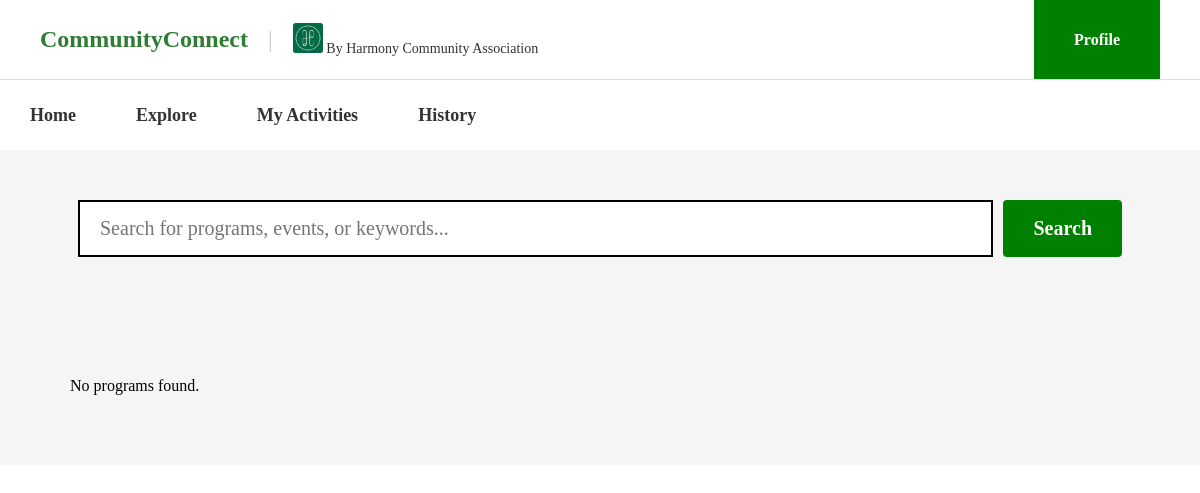
Before: /MainPage/program.php (signed in) with the older database file.
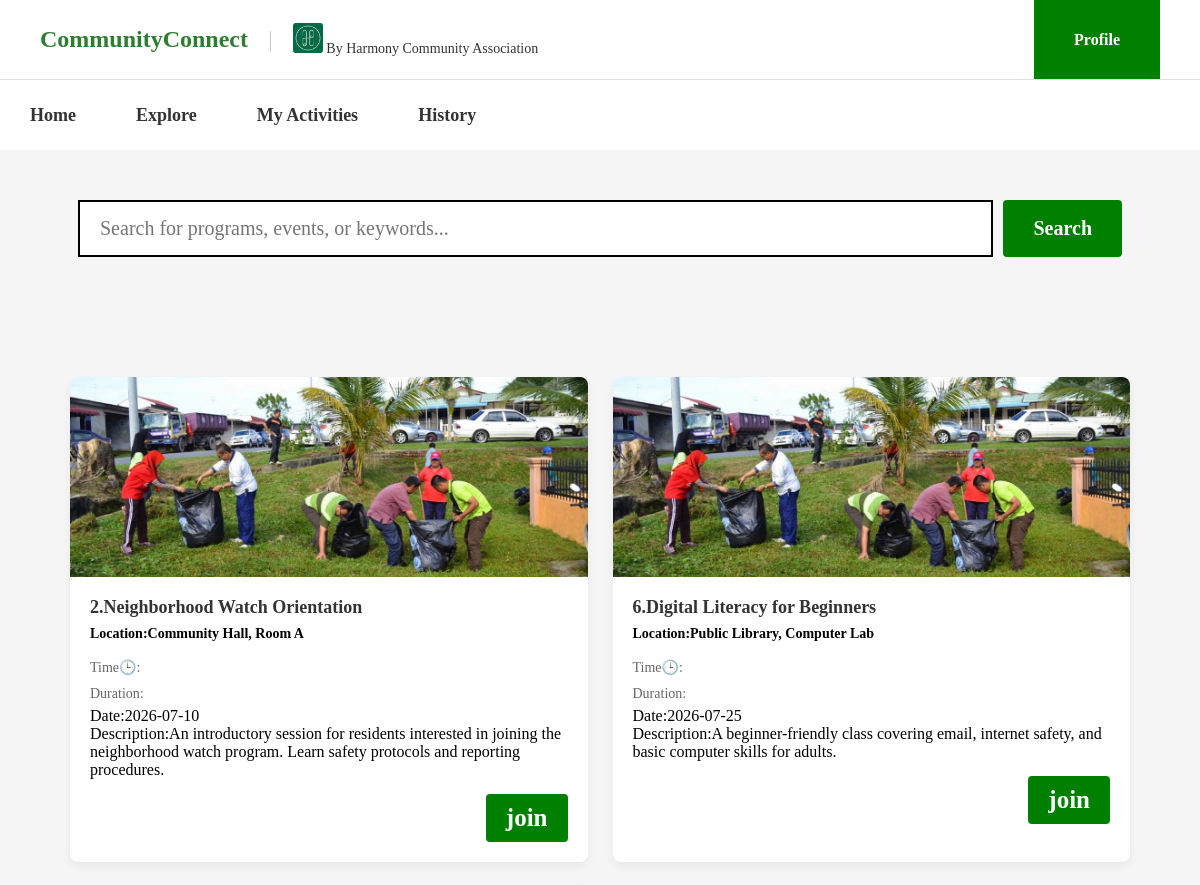
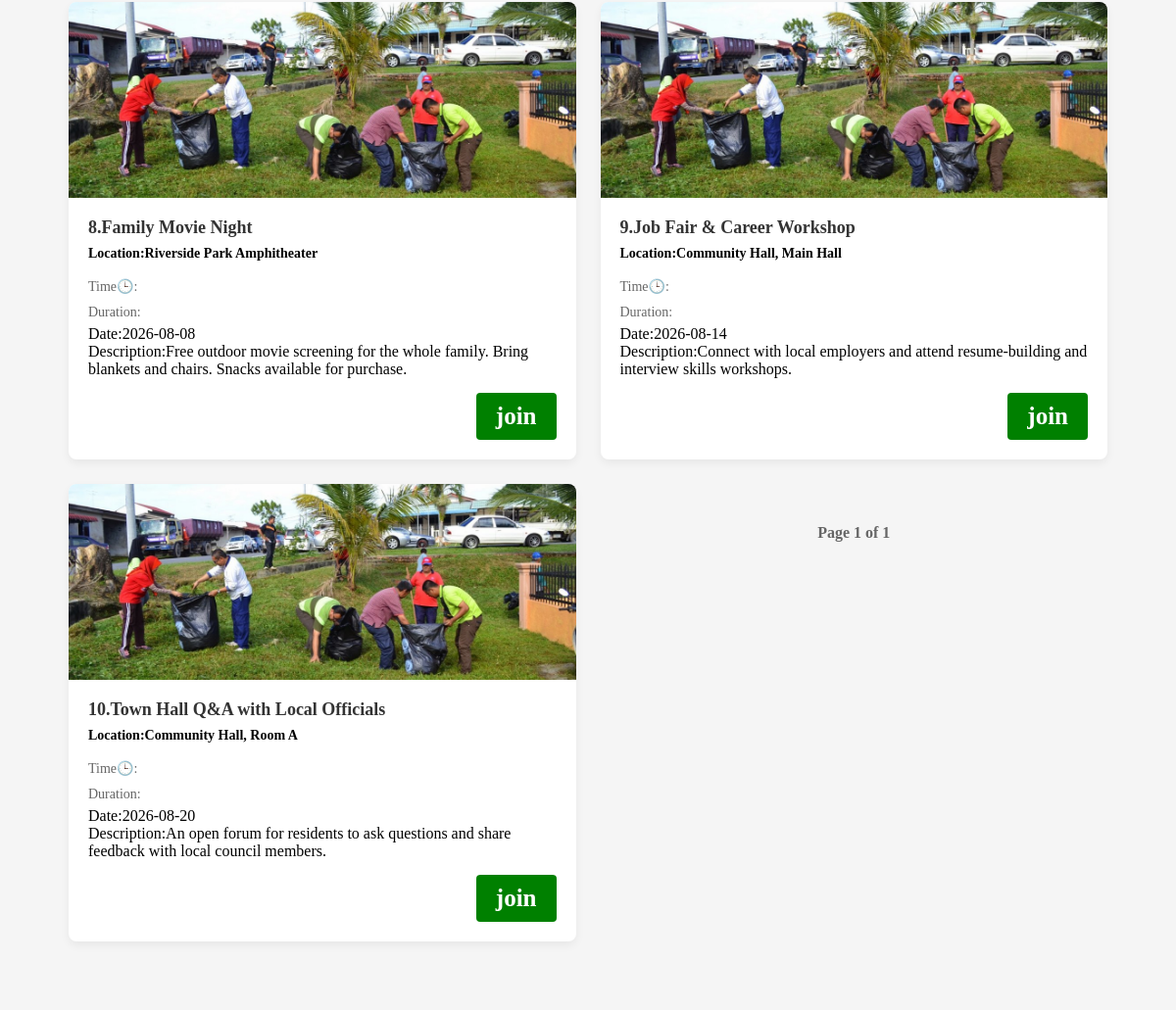
After: the same page with the newer database file (2 pictures, top to bottom).
### tables this page shows
CREATE TABLE `program` (
  `id` int(11) NOT NULL,
  `title` varchar(150) NOT NULL,
  `event_date` date NOT NULL,
  `start_time` time NOT NULL,
  `end_time` time NOT NULL,
  `location` varchar(200) NOT NULL,
  `description` text NOT NULL
);

### MainPage/program.php (the view, shortened to what this page needs)
<?php
global $connection;
$limit = 6;
$page = isset($_GET['page']) ? (int)$_GET['page'] : 1;
$offset = ($page - 1) * $limit;
$user_id = $_SESSION['id'];
$search_query = ($_GET['program'] ?? "");
if ($search_query !== "") {
    $count_sql = "SELECT COUNT(*) AS total FROM program
    WHERE title LIKE '%$search_query%'
    AND event_date >= CURDATE()
    AND id NOT IN (SELECT program_id FROM user_program WHERE user_id= '$user_id')";
    $count_result = mysqli_query($connection, $count_sql);
    $total_rows = mysqli_fetch_assoc($count_result)['total'];
    $sql = "SELECT * FROM program
    WHERE title LIKE '%$search_query%'
    AND event_date >= CURDATE()
    AND id NOT IN (SELECT program_id FROM user_program WHERE user_id= '$user_id')
    LIMIT $limit OFFSET $offset";
} else {
    $count_sql = "SELECT COUNT(*) AS total FROM program
    WHERE id NOT IN (SELECT program_id FROM user_program WHERE user_id= '$user_id')
    AND event_date >= CURDATE()";
    $count_result = mysqli_query($connection, $count_sql);
    $total_rows = mysqli_fetch_assoc($count_result)['total'];
    $sql = "SELECT * FROM program
    WHERE id NOT IN (SELECT program_id FROM user_program WHERE user_id= '$user_id')
    AND event_date >= CURDATE()
    LIMIT $limit OFFSET $offset";
}
$result = mysqli_query($connection, $sql);
$total_pages = ceil($total_rows / $limit);
?>
<!DOCTYPE html>
<html lang="en">
<head>
    <link rel="stylesheet" href="../CSS/user.css">
</head>
<body>
    <header class="top-header">
        <div class="header-left">
            <h1 class="brand-title">CommunityConnect</h1>
            <span class="divider">|</span>
            <div class="org-host">
                <img src="../Images/harmony.jpg"
                    alt="https://media.licdn.com/dms/image/v2/D4E03AQELNAHJckXI1Q/profile-displayphoto-shrink_200_200/B4EZOXqLbGHkAk-/0/1733416237478?e=2147483647&v=beta&t=sjAOtOOF-mVLAh6dF3wuGAHkhmZoFFiBIWNB3DAQ30s"
                    class="logo-placeholder">
                <span>By Harmony Community Association</span>
            </div>
        </div>
        <div class="header-right">
            <a href="profile.php" class="profile-btn">Profile</a>
        </div>
    </header>
    <nav class="main-nav">
        <a href="user_page.php" target="_self">Home</a>
        <a href="program.php" target="_self">Explore</a>
        <a href="program_status.php" target="_self">My Activities</a>
        <a href="history.php" target="_self">History</a>
    </nav>
    <div class="search-section">
        <form action="program.php" method="GET" class="search-container">
            <input type="text" name="program" placeholder="Search for programs, events, or keywords...">
            <input type="submit" value="Search">
        </form>
    </div>
    <div class="page-content">
        <div class="programs-section">
            <?php
            if ($result && mysqli_num_rows($result) > 0) {
                while ($row = mysqli_fetch_assoc($result)) {
            ?>
                    <div class="program-card">
                        <img src="../Images/gotong-royong.jpg" alt="https://www.mbsj.gov.my/ms/gotong-royong-0">
                        <div class="card-content">
                            <h3><?php echo $row['id']; ?>.<?php echo htmlspecialchars($row['title']); ?></h3>
                            <p class="location">Location:<?php echo htmlspecialchars($row['location']); ?></p>
                            <p class="time">Time🕒:<?php echo htmlspecialchars($row['time']); ?></p>
                            <p class="duration">Duration:<?php echo htmlspecialchars($row['duration']); ?></p>
                            <p class="date">Date:<?php echo htmlspecialchars($row['event_date']); ?></p>
                            <p class="description">Description:<?php echo htmlspecialchars($row['description']); ?></p>
                            <a href="join_request_submitted.php?program_id=<?php echo $row['id']; ?>">
                                <button class="join">join</button>
                            </a>
                        </div>
                    </div>
            <?php
                }
            } else {
                echo "<p>No programs found.</p>";
            }
            ?>
            <?php if ($total_rows > 0): ?>
                <div style="text-align: center; margin: 40px 0; font-family: Arial, sans-serif; font-weight: bold;">
                    <span style="display: inline-block; margin: 0 10px; color: #666; vertical-align: middle;">
                        Page <?php echo $page; ?> of <?php echo $total_pages; ?>
                    </span>
                </div>
            <?php endif; ?>
        </div>
    </div>
</body>
</html>

### CSS/user.css (style rules this page uses)
* { margin: 0; padding: 0; box-sizing: border-box; font-family: Times New Roman, serif; }
.top-header { display: flex; justify-content: space-between; align-items: center; padding: 0 40px; border-bottom: 1px solid #e0e0e0; height: 80px; }
.header-left { display: flex; align-items: center; gap: 20px; }
.brand-title { font-size: 24px; font-weight: bold; color: #2e7d32; }
.divider { color: #cccccc; font-size: 24px; }
.logo-placeholder { width: 30px; height: 30px; }
.org-host { font-size: 14px; color: #333333; }
.header-right { display: flex; align-self: stretch; }
.profile-btn { display: flex; align-items: center; justify-content: center; background-color: Green; color: #ffffff; padding: 0 40px; text-decoration: none; font-weight: bold; font-size: 16px; height: 100%; }
.main-nav { display: flex; align-items: stretch; height: 70px; }
.main-nav a { display: inline-flex; align-items: center; margin: 0; padding: 0 30px; color: #333333; text-decoration: none; font-weight: bold; font-size: 18px; }
.page-content { padding: 40px; }
.page-content { width: 100%; height: 100%; margin: 0px; background-color: #f5f5f5; }
.search-container { display: flex; width: 90%; margin: 30px auto; height: fit-content; }
.search-container input[type="text"] { flex: 1; padding: 15px 20px; font-size: 20px; border: 2px solid; }
.search-container input[type="submit"] { padding: 15px 30px; font-size: 20px; font-weight: bold; color: #ffffff; background-color: green; border: none; border-radius: 4px; cursor: pointer; margin-left: 10px; }
.search-section { background-color: #f5f5f5; height: fit-content; padding: 20px; display: flex; justify-content: center; }
.programs-section { display: grid; grid-template-columns: repeat(auto-fill, minmax(350px, 1fr)); gap: 25px; padding: 30px; background-color: #f5f5f5; width: 100%; }
.program-card { background-color: #ffffff; border-radius: 8px; overflow: hidden; box-shadow: 0 4px 10px rgba(0, 0, 0, 0.06); display: flex; flex-direction: column; }
.program-card img { width: 100%; height: 200px; object-fit: cover; }
.card-content a { align-self: flex-end; text-decoration: none; margin-top: 15px; }
.card-content { padding: 20px; position: relative; display: flex; flex-direction: column; }
.card-content h3 { font-size: 18px; color: #333333; margin-bottom: 8px; }
.card-content .location { color: black; font-size: 14px; font-weight: bold; margin-bottom: 12px; }
.card-content .time, .card-content .duration { font-size: 14px; color: #666666; margin: 5px 0; }
.card-content .join { background-color: green; color: #ffffff; border: none; padding: 10px 20px; border-radius: 4px; font-weight: bold; cursor: pointer; font-size: 25px; width: 100%; }

Changed rows visible on the page:
added program: id "2", title "Neighborhood Watch Orientation", location "Community Hall, Room A", event_date "2026-07-10", description "An introductory session for residents interested in joining the neighborhood watch program. Learn safety protocols and reporting procedures."
added program: id "6", title "Digital Literacy for Beginners", location "Public Library, Computer Lab", event_date "2026-07-25", description "A beginner-friendly class covering email, internet safety, and basic computer skills for adults."
added program: id "8", title "Family Movie Night", location "Riverside Park Amphitheater", event_date "2026-08-08", description "Free outdoor movie screening for the whole family. Bring blankets and chairs. Snacks available for purchase."
added program: id "9", title "Job Fair & Career Workshop", location "Community Hall, Main Hall", event_date "2026-08-14", description "Connect with local employers and attend resume-building and interview skills workshops."
added program: id "10", title "Town Hall Q&A with Local Officials", location "Community Hall, Room A", event_date "2026-08-20", description "An open forum for residents to ask questions and share feedback with local council members."
Other visible differences:
$page: (not shown) → "1"
$total_pages: (not shown) → "1"
text no longer shown: "No programs found."
text now shown: "Page of"
